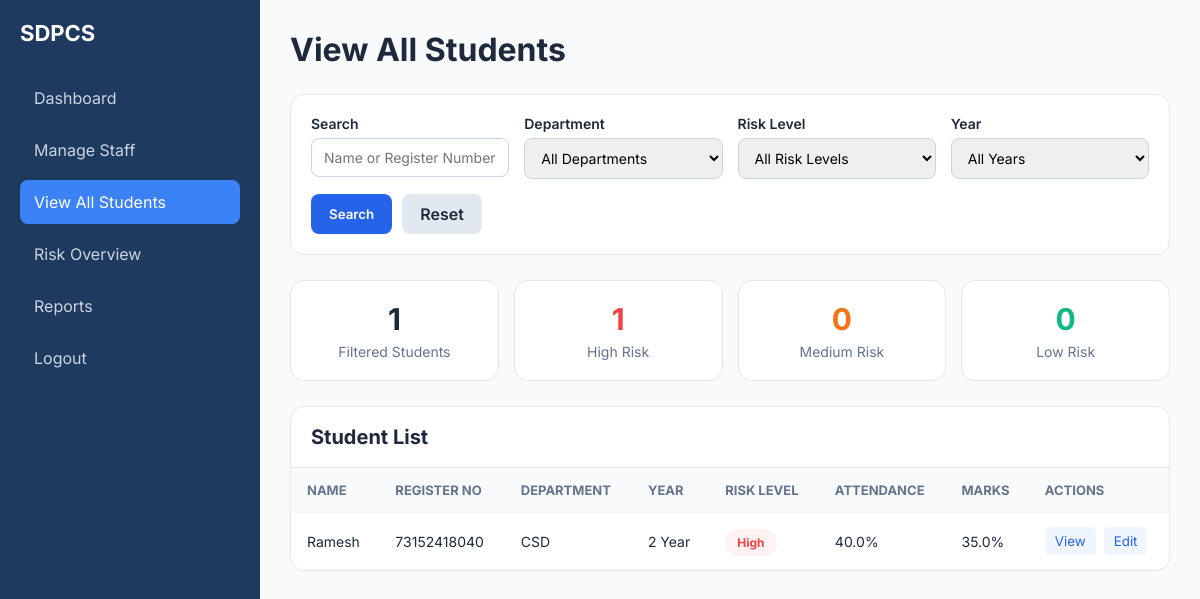
Page /high-risk-students (signed in) on the committed database.
### tables this page shows
CREATE TABLE students (
            id INTEGER PRIMARY KEY AUTOINCREMENT,
            register_number TEXT UNIQUE NOT NULL,
            password TEXT NOT NULL,
            name TEXT NOT NULL,
            email TEXT UNIQUE NOT NULL,
            phone TEXT,
            department TEXT NOT NULL,
            year INTEGER NOT NULL,
            attendance REAL DEFAULT 0,
            average_marks REAL DEFAULT 0,
            risk_level TEXT DEFAULT 'Low',
            status TEXT DEFAULT 'Active',
            counsellor_id INTEGER,
            created_at TIMESTAMP DEFAULT CURRENT_TIMESTAMP,
            FOREIGN KEY (counsellor_id) REFERENCES staff(id)
        );

### app.py (the view)
@app.route('/high-risk-students')
@login_required
def high_risk_students():
    if session.get('user_role') not in ['admin', 'staff']:
        return redirect(url_for('index'))
    conn = get_db_connection()
    students = conn.execute(
        "SELECT * FROM students WHERE risk_level = 'High' ORDER BY name"
    ).fetchall()
    close_db_connection(conn)
    return render_template('view-all-students.html', students=students)

### app.py (called while the page is built)
def get_db_connection():
    conn = sqlite3.connect(DATABASE)
    conn.row_factory = sqlite3.Row
    conn.execute('PRAGMA foreign_keys = ON')
    return conn

def close_db_connection(conn):
    if conn:
        conn.close()

def login_required(f):
    @wraps(f)
    def decorated_function(*args, **kwargs):
        if 'user_id' not in session:
            return redirect(url_for('index'))
        return f(*args, **kwargs)
    return decorated_function

### templates/view-all-students.html (shortened to what this page needs)
<!DOCTYPE html>
<html lang="en">
<head>
</head>
<body>
    <div class="layout">
        <div class="sidebar">
            <h2>SDPCS</h2>
            <a href="/admin-dashboard">Dashboard</a>
            <a href="/manage-staff">Manage Staff</a>
            <a href="/view-all-students" class="active">View All Students</a>
            <a href="/high-risk-students">Risk Overview</a>
            <a href="/reports-analytics">Reports</a>
            <a href="/logout">Logout</a>
        </div>
        <div class="main">
            <div class="header">
                <h1>View All Students</h1>
            </div>
            <div class="filter-box">
                <form method="GET" action="/view-all-students">
                    <div class="filter-grid">
                        <div class="filter-group">
                            <label>Search</label>
                            <input type="text" name="search" placeholder="Name or Register Number" value="{{ request.args.get('search', '') }}">
                        </div>
                        <div class="filter-group">
                            <label>Department</label>
                            <select name="department">
                                <option value="">All Departments</option>
                            </select>
                        </div>
                        <div class="filter-group">
                            <label>Risk Level</label>
                            <select name="risk_level">
                                <option value="">All Risk Levels</option>
                            </select>
                        </div>
                        <div class="filter-group">
                            <label>Year</label>
                            <select name="year">
                                <option value="">All Years</option>
                            </select>
                        </div>
                    </div>
                    <div class="btn-row">
                        <button type="submit" class="btn btn-primary">Search</button>
                        <a href="/view-all-students" class="btn btn-secondary">Reset</a>
                    </div>
                </form>
            </div>
            <div class="stats">
                <div class="stat-card">
                    <div class="stat-number">{{ students|length }}</div>
                    <div class="stat-label">Filtered Students</div>
                </div>
                <div class="stat-card">
                    <div class="stat-number high">{{ students|selectattr('risk_level', 'equalto', 'High')|list|length }}</div>
                    <div class="stat-label">High Risk</div>
                </div>
                <div class="stat-card">
                    <div class="stat-number medium">{{ students|selectattr('risk_level', 'equalto', 'Medium')|list|length }}</div>
                    <div class="stat-label">Medium Risk</div>
                </div>
                <div class="stat-card">
                    <div class="stat-number low">{{ students|selectattr('risk_level', 'equalto', 'Low')|list|length }}</div>
                    <div class="stat-label">Low Risk</div>
                </div>
            </div>
            <div class="table-box">
                <div class="table-header">Student List</div>
                <table>
                    <thead>
                        <tr>
                            <th>Name</th>
                            <th>Register No</th>
                            <th>Department</th>
                            <th>Year</th>
                            <th>Risk Level</th>
                            <th>Attendance</th>
                            <th>Marks</th>
                            <th>Actions</th>
                        </tr>
                    </thead>
                    <tbody>
                        {% if students %}
                            {% for student in students %}
                            <tr>
                                <td>{{ student['name'] }}</td>
                                <td>{{ student['register_number'] }}</td>
                                <td>{{ student['department'] }}</td>
                                <td>{{ student['year'] }} Year</td>
                                <td>
                                    <span class="badge {{ student['risk_level']|lower }}">
                                        {{ student['risk_level'] }}
                                    </span>
                                </td>
                                <td>{{ student['attendance'] }}%</td>
                                <td>{{ student['average_marks'] }}%</td>
                                <td>
                                    <div class="actions">
                                        <button class="action-btn">View</button>
                                        <button class="action-btn">Edit</button>
                                    </div>
                                </td>
                            </tr>
                            {% endfor %}
                        {% else %}
                            <tr>
                                <td colspan="8" class="empty">No students found</td>
                            </tr>
                        {% endif %}
                    </tbody>
                </table>
            </div>
        </div>
    </div>
</body>
</html>

### templates/view-all-students.html (style rules this page uses)
* { margin: 0; padding: 0; box-sizing: border-box; font-family: 'Inter', sans-serif; }
body { background: #f8fafc; color: #1e293b; }
.layout { display: flex; min-height: 100vh; }
.sidebar { width: 260px; background: #1e3a5f; color: white; padding: 20px; position: fixed; top: 0; left: 0; height: 100vh; }
.sidebar h2 { font-size: 22px; margin-bottom: 30px; }
.sidebar a { display: block; color: #cbd5e1; text-decoration: none; padding: 12px 14px; margin-bottom: 8px; border-radius: 8px; transition: 0.2s; }
.sidebar a:hover, .sidebar a.active { background: #3b82f6; color: white; }
.main { margin-left: 260px; width: calc(100% - 260px); padding: 30px; }
.header { margin-bottom: 25px; }
.header h1 { font-size: 32px; font-weight: 700; }
.filter-box { background: white; padding: 20px; border-radius: 14px; border: 1px solid #e2e8f0; margin-bottom: 25px; }
.filter-grid { display: grid; grid-template-columns: repeat(4, 1fr); gap: 15px; margin-bottom: 15px; }
.filter-group label { display: block; font-size: 14px; font-weight: 600; margin-bottom: 6px; }
.filter-group input, .filter-group select { width: 100%; padding: 10px 12px; border: 1px solid #cbd5e1; border-radius: 8px; font-size: 14px; }
.btn-row { display: flex; gap: 10px; }
.btn { padding: 10px 18px; border: none; border-radius: 8px; cursor: pointer; font-weight: 600; text-decoration: none; display: inline-block; }
.btn-primary { background: #2563eb; color: white; }
.btn-secondary { background: #e2e8f0; color: #1e293b; }
.stats { display: grid; grid-template-columns: repeat(4, 1fr); gap: 15px; margin-bottom: 25px; }
.stat-card { background: white; border: 1px solid #e2e8f0; border-radius: 14px; padding: 20px; text-align: center; }
.stat-number { font-size: 30px; font-weight: 700; margin-bottom: 6px; }
.stat-label { font-size: 14px; color: #64748b; }
.high { color: #ef4444; }
.medium { color: #f97316; }
.low { color: #10b981; }
.table-box { background: white; border: 1px solid #e2e8f0; border-radius: 14px; overflow: hidden; }
.table-header { padding: 18px 20px; border-bottom: 1px solid #e2e8f0; font-size: 20px; font-weight: 700; }
table { width: 100%; border-collapse: collapse; }
th, td { padding: 14px 16px; border-bottom: 1px solid #f1f5f9; text-align: left; font-size: 14px; }
th { background: #f8fafc; color: #64748b; font-size: 13px; text-transform: uppercase; }
.badge { padding: 6px 12px; border-radius: 999px; font-size: 12px; font-weight: 700; }
.badge.high { background: #fef2f2; color: #ef4444; }
.actions { display: flex; gap: 8px; }
.action-btn { background: #eff6ff; color: #2563eb; border: none; padding: 6px 10px; border-radius: 6px; cursor: pointer; }

### rows in the picture
students: name "Ramesh", register_number "73152418040", department "CSD", year "2", risk_level "High", attendance "40.0", average_marks "35.0"

### other values in the picture
{{ students|length }} "1"
{{ students|selectattr('risk_level', 'equalto', 'High')|list|length }} "1"
{{ students|selectattr('risk_level', 'equalto', 'Medium')|list|length }} "0"
{{ students|selectattr('risk_level', 'equalto', 'Low')|list|length }} "0"
